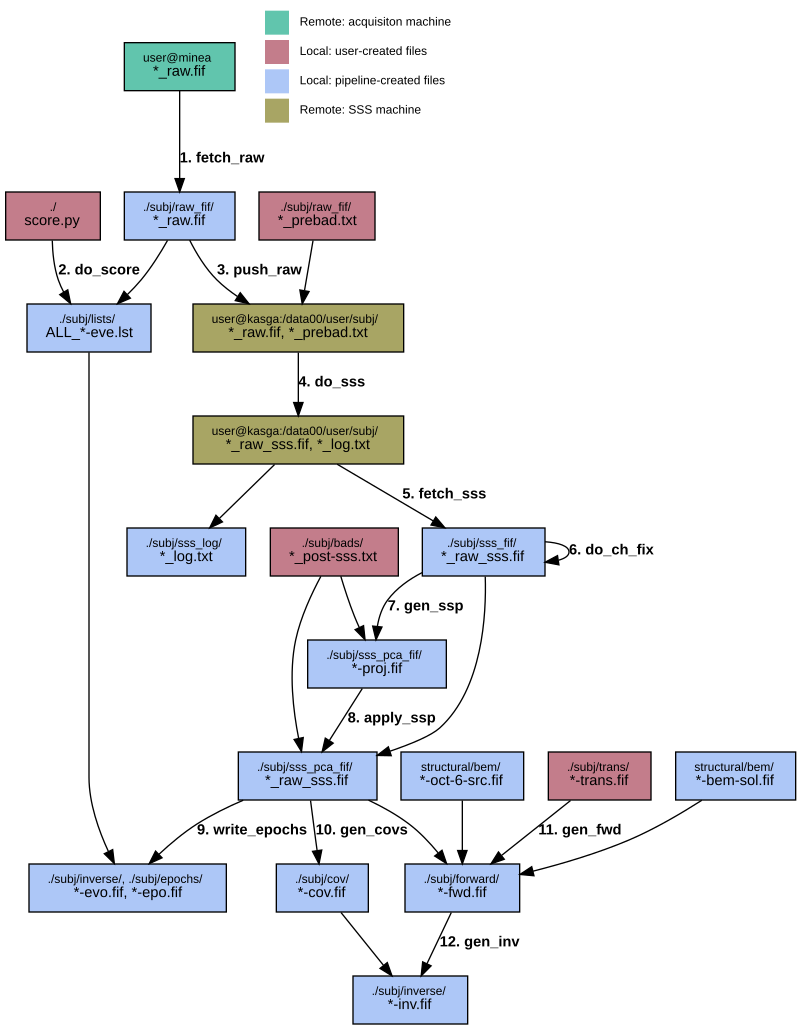

Source code (Python):
import pygraphviz as pgv

font_face = 'Arial'
node_size = 9
node_small_size = 11
edge_size = 11
acq_color = ('#61C5AD', '#000000')  # (background color, text color)
sss_color = ('#A8A564', '#000000')
user_color = ('#C37D8B', '#000000')
pipe_color = ('#ADC7F7', '#000000')

legend = """
<<TABLE BORDER="0" CELLBORDER="0" CELLSPACING="4" CELLPADDING="4">
<TR><TD BGCOLOR="%s">    </TD><TD ALIGN="left">Remote: acquisiton machine</TD></TR>
<TR><TD BGCOLOR="%s">    </TD><TD ALIGN="left">Local: user-created files</TD></TR>
<TR><TD BGCOLOR="%s">    </TD><TD ALIGN="left">Local: pipeline-created files</TD></TR>
<TR><TD BGCOLOR="%s">    </TD><TD ALIGN="left">Remote: SSS machine</TD></TR>
</TABLE>>""" % (acq_color[0], user_color[0], pipe_color[0], sss_color[0])
legend = ''.join(legend.split('\n'))

nodes = dict(
    # Input files (presumed to be available / manually created)
    sco='./\nscore.py',
    bem='structural/bem/\n*-bem-sol.fif',
    pbd='./subj/raw_fif/\n*_prebad.txt',
    bad='./subj/bads/\n*_post-sss.txt',
    tra='./subj/trans/\n*-trans.fif',
    acq='user@minea\n*_raw.fif',

    # Files created by various steps
    mfr='user@kasga:/data00/user/subj/\n*_raw.fif, *_prebad.txt',
    mfs='user@kasga:/data00/user/subj/\n*_raw_sss.fif, *_log.txt',
    cov='./subj/cov/\n*-cov.fif',

    lst='./subj/lists/\nALL_*-eve.lst',
    raw='./subj/raw_fif/\n*_raw.fif',
    sss='./subj/sss_fif/\n*_raw_sss.fif',
    ssl='./subj/sss_log/\n*_log.txt',
    pca='./subj/sss_pca_fif/\n*_raw_sss.fif',
    pro='./subj/sss_pca_fif/\n*-proj.fif',
    evo='./subj/inverse/, ./subj/epochs/\n*-evo.fif, *-epo.fif',
    # epo='./subj/epochs/\nsubj-All-epo.fif',
    src='structural/bem/\n*-oct-6-src.fif',
    fwd='./subj/forward/\n*-fwd.fif',
    inv='./subj/inverse/\n*-inv.fif',
    # htm='./subj/\nsubj.hmtl',
    legend=legend,
)

edges = (
    ('acq', 'raw', '1. fetch_raw'),
    ('sco', 'lst', '2. do_score'),
    ('raw', 'lst'),
    ('raw', 'mfr', '3. push_raw'),
    ('pbd', 'mfr',),
    ('mfr', 'mfs', '4. do_sss'),
    ('mfs', 'sss', '5. fetch_sss'),
    ('mfs', 'ssl'),
    ('sss', 'sss', '6. do_ch_fix'),
    ('bad', 'pro'),
    ('sss', 'pro', '7. gen_ssp'),
    ('bad', 'pca'),
    ('pro', 'pca', '8. apply_ssp'),
    ('sss', 'pca'),
    ('pca', 'evo', '9. write_epochs'),
    ('lst', 'evo'),
    ('pca', 'cov', '10. gen_covs'),
    ('bem', 'fwd'),
    ('pca', 'fwd'),
    ('tra', 'fwd', '11. gen_fwd'),
    ('src', 'fwd'),
    ('fwd', 'inv', '12. gen_inv'),
    ('cov', 'inv'),
    # ('evo', 'htm', 'gen_report'),
    # ('cov', 'htm', 'gen_report'),
    # ('bem', 'htm', 'gen_report'),
)

grouped_nodes = [
    [('acq', 'pbd', 'sco', 'tra', 'bad'), user_color],
    [('acq',), acq_color],
    [('mfr', 'mfs'), sss_color],
]
grouped_nodes.append([[node for node in nodes.keys()
                       if not any(node in x[0] for x in grouped_nodes) and
                       node != 'legend'],
                      pipe_color])

g = pgv.AGraph(name='mnefun flow diagram', directed=True)

for key, label in nodes.items():
    label = label.split('\n')
    if len(label) > 1:
        label[0] = '<<FONT POINT-SIZE="%s">' % node_size + label[0] + '</FONT>'
        for li in range(1, len(label)):
            label[li] = ('<FONT POINT-SIZE="%s">' % node_small_size
                         + label[li] + '</FONT>')
        label[-1] = label[-1] + '>'
        label = '<BR/>'.join(label)
    else:
        label = label[0]
    g.add_node(key, label=label)

# Create and customize nodes and edges
for edge in edges:
    g.add_edge(*edge[:2])
    e = g.get_edge(*edge[:2])
    if len(edge) > 2:
        e.attr['label'] = '<<B>%s</B>>' % edge[2]
    e.attr['fontsize'] = edge_size

# Change colors
for these_nodes, (bgcolor, fgcolor) in grouped_nodes:
    for node in these_nodes:
        g.get_node(node).attr['fillcolor'] = bgcolor
        g.get_node(node).attr['style'] = 'filled'
        g.get_node(node).attr['fontcolor'] = fgcolor

# Format (sub)graphs
for gr in g.subgraphs() + [g]:
    for x in [gr.node_attr, gr.edge_attr]:
        x['fontname'] = font_face
        x['fontsize'] = node_size
g.node_attr['shape'] = 'box'
g.node_attr['margin'] = '0.2,0.1'
g.get_node('legend').attr.update(shape='plaintext', margin=0)

g.layout('dot')
g.draw('flow.svg', format='svg')
